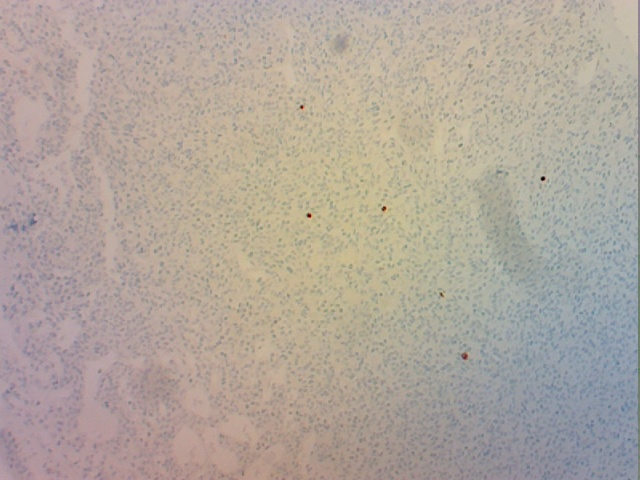
#> input picture topo_low_original.jpg, 640 x 480 px, given in place of the camera
$ python blob_ratio.py
#> lines starting #> are read from the running program, lines starting #| are printed output that depends on the picture; after the words box and inside, x2 and y2 are one past the last pixel; in counts of white or black regions, pixels touching at a corner belong together
#> further down, all_blobs_img is the input picture: shape (480, 640, 3); mean B, G, R 156, 165.8, 176.1
import numpy as np
import cv2
import matplotlib.pyplot as plt


cap = cv2.VideoCapture(0)
nice_number = 1
old_to_new_raio = 0.50 # 0.10 is fast, 0.90 is slow
all_blobs_count_smooth = 0
brown_blobs_count_smooth = 0


def watershed_and_count(frame):
    # Accepts a BGR frame, returns the frame with markers
    # Also returns object count
    img = frame
    gray = cv2.cvtColor(img,cv2.COLOR_BGR2GRAY)
    ret, thresh = cv2.threshold(gray,0,255,cv2.THRESH_BINARY_INV+cv2.THRESH_OTSU)
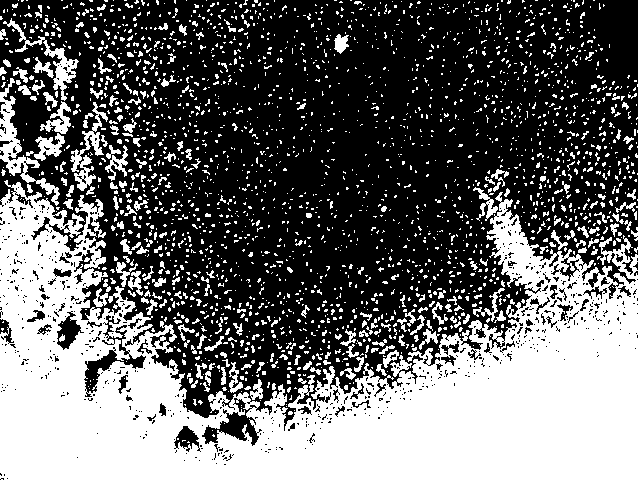
#> thresh: shape (480, 640); 40.4% white; 2424 white regions (2170 under 20 px), largest, box (x1, y1, x2, y2) and area: (0, 0, 640, 480) 95871, (0, 78, 60, 206) 1511, (3, 18, 79, 101) 930
#> ret = 165

    # noise removal
    kernel = np.ones((3,3),np.uint8)
    opening = cv2.morphologyEx(thresh,cv2.MORPH_OPEN,kernel, iterations = 2)
#> opening: shape (480, 640); 27.4% white; 102 white regions (1 under 20 px), largest, box (x1, y1, x2, y2) and area: (0, 203, 640, 480) 76772, (493, 212, 541, 285) 1459, (565, 278, 591, 303) 354

    # sure background area
    sure_bg = cv2.dilate(opening,kernel,iterations=3)
#> sure_bg: shape (480, 640); 34% white; 21 white regions, largest, box (x1, y1, x2, y2) and area: (0, 89, 640, 480) 99303, (32, 46, 71, 88) 930, (50, 101, 72, 135) 595

    # Finding sure foreground area
    dist_transform = cv2.distanceTransform(opening,cv2.DIST_L2,5)
    ret, sure_fg = cv2.threshold(dist_transform,0.1*dist_transform.max(),255,0)
#> sure_fg: shape (480, 640) float32; 12.9% white; 5 white regions (1 under 20 px), largest, box (x1, y1, x2, y2) and area: (0, 338, 640, 480) 39361, (143, 377, 164, 400) 263, (0, 365, 11, 373) 64, (68, 362, 73, 380) 32
#> ret = 13.13


    # Finding unknown region
    sure_fg = np.uint8(sure_fg)
    unknown = cv2.subtract(sure_bg,sure_fg)
#> unknown: shape (480, 640); 21.1% white; 23 white regions, largest, box (x1, y1, x2, y2) and area: (0, 89, 640, 478) 58732, (32, 46, 71, 88) 930, (50, 101, 72, 135) 595

    # Marker labelling
    ret, markers = cv2.connectedComponents(sure_fg)
#> markers: shape (480, 640) int32; 6 distinct labels, from 0 to 5
#> ret = 6

    # Add one to all labels so that sure background is not 0, but 1
    markers = markers+1
#> markers: shape (480, 640) int32; 6 distinct labels, from 1 to 6

    # Now, mark the region of unknown with zero
    markers[unknown==255] = 0
#> markers: shape (480, 640) int32; 7 distinct labels, from 0 to 6

    markers = cv2.watershed(img,markers)
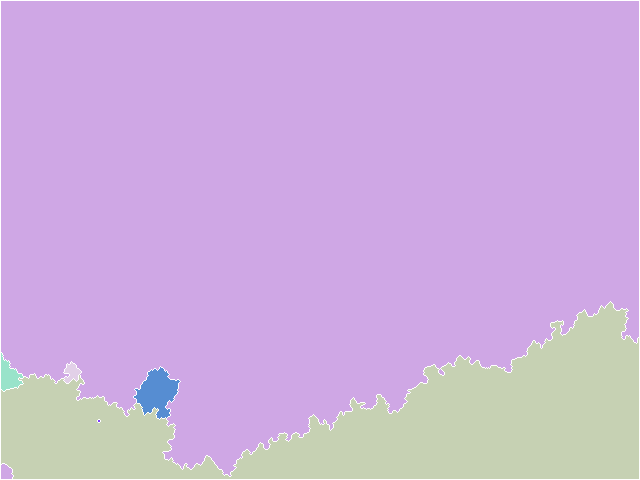
#> markers: shape (480, 640) int32; 7 distinct labels, from -1 to 6; one colour per label, 0 black, -1 white
    img[markers == -1] = [255,0,0]
#> img: shape (480, 640, 3); 1.19% of pixels changed, all inside (x1, y1, x2, y2) = (0, 0, 640, 480)

    #**UPDATE** CODE BROKEN HERE

    #thresholding a color image, here keeping only the blue in the image
    th=cv2.inRange(img,(255,0,0),(255,0,0)).astype(np.uint8)
#> th: shape (480, 640); 1.2% white in thin lines or dots


    #inverting the image so components become 255 seperated by 0 borders.
    th=cv2.bitwise_not(th)
#> th: shape (480, 640); 98.8% white; black in thin lines or dots

    #calling connectedComponentswithStats to get the size of each component
    nb_comp,output,sizes,centroids=cv2.connectedComponentsWithStats(th,connectivity=4)
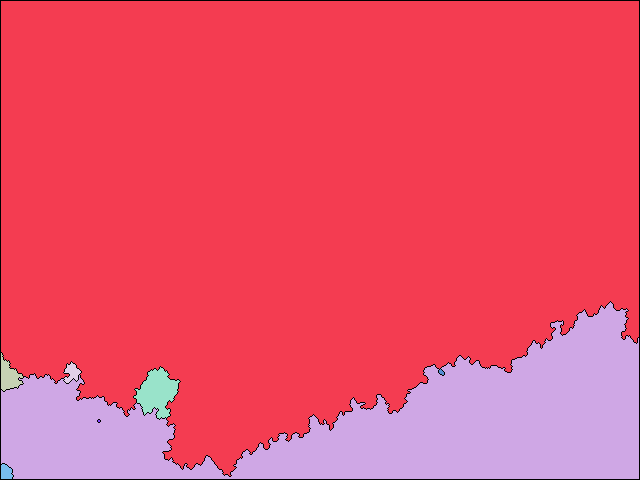
#> output: shape (480, 640) int32; 9 distinct labels, from 0 to 8; one colour per label, 0 black
#> nb_comp = 9; sizes = [[0, 0, 640, 480, 3643], [1, 1, 638, 475, 247122], [1, 302, 638, 177, 54291], [1, 353, 22, 38, 443], [64, 362, 17, 21, 197], [134, 367, 46, 52, 1336], [439, 369, 5, 6, 19], [98, 420, 2, 2, 4], [1, 464, 12, 15, 145]]; centroids = [[307.7, 298.3], [308.4, 196.7], [378.9, 424.2], [8.61, 375.8], [71.49, 372.3], [156.7, 392.3], [440.9, 371.7], [98.5, 420.5], [5.67, 471.9]]

    #taking away the background
    nb_comp-=1; sizes=sizes[0:,-1]; centroids=centroids[1:,:]
#> after `nb_comp -= 1`: nb_comp = 8
#> after `sizes = sizes[0:, -1]`: sizes = [3643, 247122, 54291, 443, 197, 1336, 19, 4, 145]
#> after `centroids = centroids[1:, :]`: centroids = [[308.4, 196.7], [378.9, 424.2], [8.61, 375.8], [71.49, 372.3], [156.7, 392.3], [440.9, 371.7], [98.5, 420.5], [5.67, 471.9]]

    annotated_image = img
    object_count = nb_comp
#> object_count = 8

    return annotated_image, object_count

def smooth_my_number(old_number, new_number):
    smoothed = old_to_new_raio * old_number + (1-old_to_new_raio) * new_number

    return smoothed

while(True):
    # Capture frame-by-frame (doing this for each colour now (may streamline later))
    # ret, img = cap.read()

    # All blobs
    ret, all_blobs_img = cap.read()
    all_blobs_img, all_blobs_count = watershed_and_count(all_blobs_img)
#> all_blobs_count = 8
    all_blobs_img_RGB = cv2.cvtColor(all_blobs_img, cv2.COLOR_BGR2RGB)
    all_blobs_count_smooth = smooth_my_number(all_blobs_count_smooth,all_blobs_count)
#> in smooth_my_number, `smoothed = old_to_new_raio * old_number + (1-old_to_new_raio) * new_nu..`: smoothed = 4
#> all_blobs_count_smooth = 4
    all_blobs_string = "Total blob count is: " + str(int(all_blobs_count_smooth))
#> all_blobs_string = 'Total blob count is: 4'
    cv2.putText(all_blobs_img, all_blobs_string, (20,20), cv2.FONT_HERSHEY_PLAIN, 1.0, (0,255,0), thickness=1)
#> all_blobs_img: shape (480, 640, 3); mean B, G, R 157.1, 164.1, 174

    # Brown blobs
    ret, brown_blobs_img = cap.read()
    brown_blobs_hsv = cv2.cvtColor(brown_blobs_img, cv2.COLOR_BGR2HSV)
#> brown_blobs_hsv: shape (480, 640, 3); mean H, S, V 48.4, 35.9, 178.6
    lower_brown = np.array([0,70,0])
    upper_brown = np.array([50,255,255])
    brown_mask = cv2.inRange(brown_blobs_hsv, lower_brown, upper_brown)
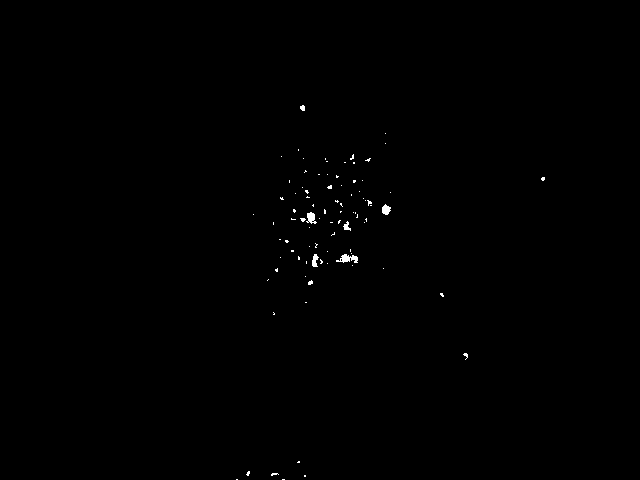
#> brown_mask: shape (480, 640); 0.25% white; 88 white regions (82 under 20 px), largest, box (x1, y1, x2, y2) and area: (336, 254, 358, 263) 111, (306, 212, 317, 224) 80, (382, 204, 391, 215) 69, (312, 254, 319, 267) 59, (343, 221, 351, 231) 40, (300, 105, 305, 111) 24

    # Remove everything that is not in the mask
    brown_blobs_img = cv2.bitwise_and(brown_blobs_img, brown_blobs_img, mask=brown_mask)
    brown_blobs_img_to_process = cv2.cvtColor(brown_blobs_img,cv2.COLOR_HSV2BGR)
    brown_blobs_img_processed, brown_blobs_count = watershed_and_count(brown_blobs_img_to_process)
#> in watershed_and_count (call 2), `ret, thresh = cv2.threshold(gray,0,255,cv2.THRESH_BINARY_INV+cv2.THRES..`: ret = 50
#> in watershed_and_count (call 2), `ret, sure_fg = cv2.threshold(dist_transform,0.1*dist_transform.max(),2..`:
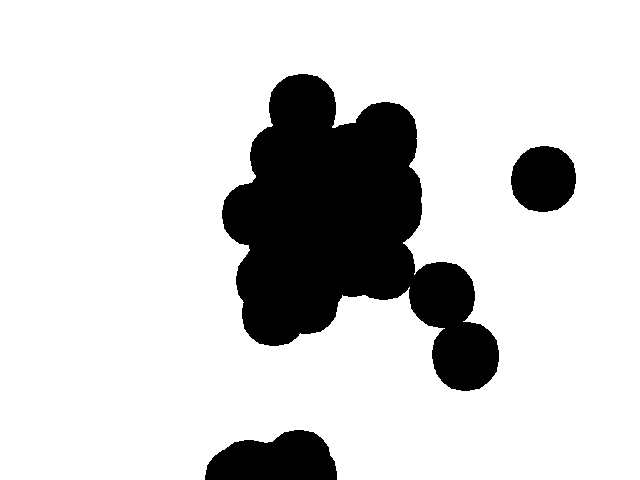
#> sure_fg: shape (480, 640) float32; 82.6% white; 3 black regions, box (x1, y1, x2, y2) and area: (222, 74, 499, 391) 44965, (205, 430, 337, 480) 4985, (511, 146, 576, 212) 3431
#> in watershed_and_count (call 2), `ret, sure_fg = cv2.threshold(dist_transform,0.1*dist_transform.max(),2..`: ret = 31.8
#> in watershed_and_count (call 2), `ret, markers = cv2.connectedComponents(sure_fg)`: ret = 2
#> in watershed_and_count (call 2), `markers = cv2.watershed(img,markers)`:
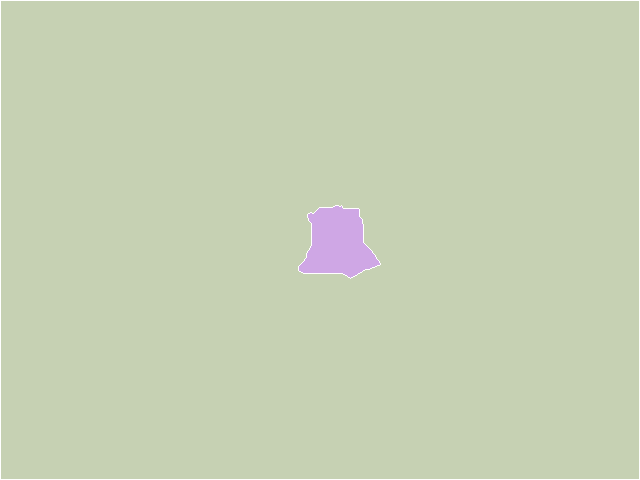
#> markers: shape (480, 640) int32; 3 distinct labels, from -1 to 2; one colour per label, 0 black, -1 white
#> in watershed_and_count (call 2), `nb_comp,output,sizes,centroids=cv2.connectedComponentsWithStats(th,con..`:
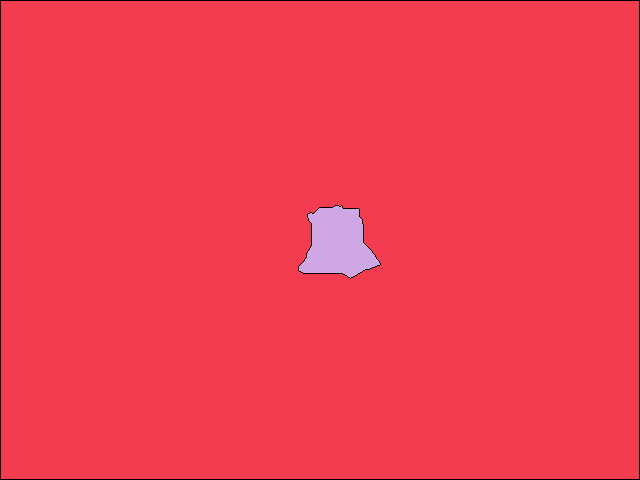
#> output: shape (480, 640) int32; 3 distinct labels, from 0 to 2; one colour per label, 0 black
#> in watershed_and_count (call 2), `nb_comp,output,sizes,centroids=cv2.connectedComponentsWithStats(th,con..`: nb_comp = 3; sizes = [[0, 0, 640, 480, 2482], [1, 1, 638, 478, 300950], [299, 206, 81, 72, 3768]]; centroids = [[321.2, 239.9], [319.3, 239.5], [337.3, 243.2]]
#> in watershed_and_count (call 2), `nb_comp -= 1`: nb_comp = 2
#> in watershed_and_count (call 2), `sizes = sizes[0:, -1]`: sizes = [2482, 300950, 3768]
#> in watershed_and_count (call 2), `centroids = centroids[1:, :]`: centroids = [[319.3, 239.5], [337.3, 243.2]]
#> in watershed_and_count (call 2), `object_count = nb_comp`: object_count = 2
#> brown_blobs_count = 2

    brown_blobs_count_smooth = smooth_my_number(brown_blobs_count_smooth,brown_blobs_count)
#> brown_blobs_count_smooth = 1
    brown_blobs_string = "Brown blob count is: " + str(int(brown_blobs_count_smooth))
#> brown_blobs_string = 'Brown blob count is: 1'
    cv2.putText(brown_blobs_img, brown_blobs_string, (20,20), cv2.FONT_HERSHEY_PLAIN, 1.0, (0,255,0), thickness=1)

    ###########################################DISPLAY######################################################
    # Display the resulting frame
    cv2.imshow('all blobs',all_blobs_img_RGB)
    cv2.imshow('brown blobs',brown_blobs_img_processed)
    cv2.imshow('brown_mask',brown_mask)

    key = cv2.waitKey(1) & 0xFF
#> (key q is pressed here)
    if key == ord('q'):
        break
    # if spacebar
    if key == ord(chr(32)):
        original = frame
        break
    if key == ord('s'):
        bins = list(range(np.amax(sizes)))
        #plot distribution of your cell sizes.

        numbers = sorted(sizes)
        plt.hist(sizes,numbers)
        plt.show()
        print(f'The \n\nnm_comp is {nb_comp}, \n\noutput {output},\n\nsizes{sizes},\n\ncentroids{centroids}')


# When everything done, release the capture
cap.release()
cv2.destroyAllWindows()

$ run again, on birdoma.JPG
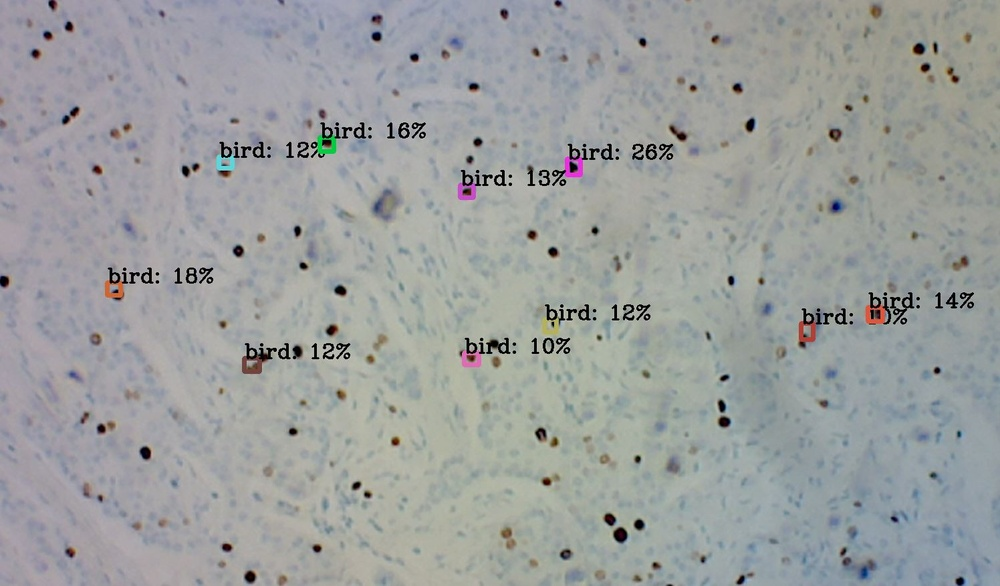
#> input picture birdoma.JPG, 1000 x 586 px, shrunk from 1496 x 876 before the run, given in place of the camera
#> all_blobs_img is the input picture: shape (586, 1000, 3); mean B, G, R 158.4, 158.8, 156
#> thresh: shape (586, 1000); 2.3% white; 248 white regions (63 under 20 px), largest, box (x1, y1, x2, y2) and area: (242, 343, 277, 374) 487, (799, 308, 822, 348) 398, (890, 292, 914, 325) 258
#> in watershed_and_count, `ret, thresh = cv2.threshold(gray,0,255,cv2.THRESH_BINARY_INV+cv2.THRES..`: ret = 101
#> opening: shape (586, 1000); 0.87% white; 81 white regions, largest, box (x1, y1, x2, y2) and area: (242, 353, 271, 374) 295, (614, 528, 627, 543) 164, (860, 562, 874, 578) 140
#> sure_bg: shape (586, 1000); 2.7% white; 76 white regions, largest, box (x1, y1, x2, y2) and area: (239, 350, 274, 377) 651, (602, 511, 630, 546) 613, (715, 398, 733, 430) 473
#> in watershed_and_count, `ret, sure_fg = cv2.threshold(dist_transform,0.1*dist_transform.max(),2..`: ret = 0.7
#> unknown: shape (586, 1000); 1.8% white; 77 white regions (1 under 20 px), largest, box (x1, y1, x2, y2) and area: (239, 350, 274, 377) 356, (602, 511, 630, 546) 353, (715, 398, 733, 430) 306
#> in watershed_and_count, `ret, markers = cv2.connectedComponents(sure_fg)`: ret = 82
#> img: shape (586, 1000, 3); 0.95% of pixels changed, all inside (x1, y1, x2, y2) = (0, 0, 1000, 586)
#> in watershed_and_count, `nb_comp,output,sizes,centroids=cv2.connectedComponentsWithStats(th,con..`:
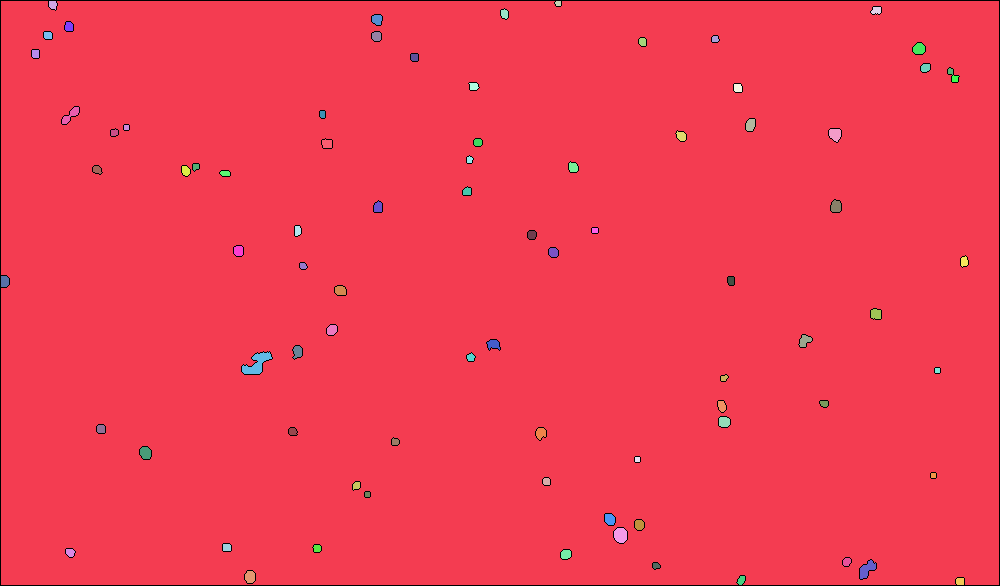
#> output: shape (586, 1000) int32; 83 distinct labels, from 0 to 82; one colour per label, 0 black
#> in watershed_and_count, `nb_comp,output,sizes,centroids=cv2.connectedComponentsWithStats(th,con..`: nb_comp = 83; sizes = 83 rows, first 6: [0, 0, 1000, 586, 5588], [1, 1, 998, 584, 574940], [49, 1, 8, 9, 57], [555, 1, 6, 5, 27], [871, 7, 10, 7, 59], [501, 9, 7, 10, 56]; centroids = 83 pairs, first value 4.27 to 963.8, second value 2.96 to 581
#> in watershed_and_count, `nb_comp -= 1`: nb_comp = 82
#> in watershed_and_count, `sizes = sizes[0:, -1]`: sizes = 83 values, max 574940 at index 1, min 25 at index 23, mean 7060.2
#> in watershed_and_count, `centroids = centroids[1:, :]`: centroids = 82 pairs, first value 4.27 to 963.8, second value 2.96 to 581
#> object_count = 82
#> smoothed = 41
#> all_blobs_string = 'Total blob count is: 41'
#> all_blobs_img: shape (586, 1000, 3); mean B, G, R 159.5, 157.6, 154.6
#> brown_blobs_hsv: shape (586, 1000, 3); mean H, S, V 80, 19.2, 163.1
#> brown_mask: shape (586, 1000); 0.86% white; 322 white regions (250 under 20 px), largest, box (x1, y1, x2, y2) and area: (865, 300, 887, 325) 355, (104, 277, 126, 299) 303, (798, 320, 816, 346) 278
#> thresh: shape (586, 1000); 99.4% white; 122 black regions (79 under 20 px), largest, box (x1, y1, x2, y2) and area: (865, 304, 886, 325) 295, (104, 280, 124, 299) 261, (798, 321, 816, 345) 245
#> in watershed_and_count (call 2), `ret, thresh = cv2.threshold(gray,0,255,cv2.THRESH_BINARY_INV+cv2.THRES..`: ret = 52
#> opening: shape (586, 1000); 99.4% white; 101 black regions (55 under 20 px), largest, box (x1, y1, x2, y2) and area: (865, 304, 886, 325) 369, (104, 280, 124, 299) 287, (798, 321, 816, 345) 274
#> sure_bg: shape (586, 1000); 100% white; 7 black regions (6 under 20 px), largest, box (x1, y1, x2, y2) and area: (868, 308, 882, 322) 153
#> in watershed_and_count (call 2), `ret, sure_fg = cv2.threshold(dist_transform,0.1*dist_transform.max(),2..`: ret = 18.02
#> unknown: shape (586, 1000); 20.1% white; 59 white regions, largest, box (x1, y1, x2, y2) and area: (202, 275, 364, 411) 8757, (894, 16, 988, 101) 5604, (811, 78, 907, 160) 4761
#> in watershed_and_count (call 2), `ret, markers = cv2.connectedComponents(sure_fg)`: ret = 2
#> img: shape (586, 1000, 3); mean B, G, R 2.1, 0.6, 0.5
#> in watershed_and_count (call 2), `th=cv2.inRange(img,(255,0,0),(255,0,0)).astype(np.uint8)`:
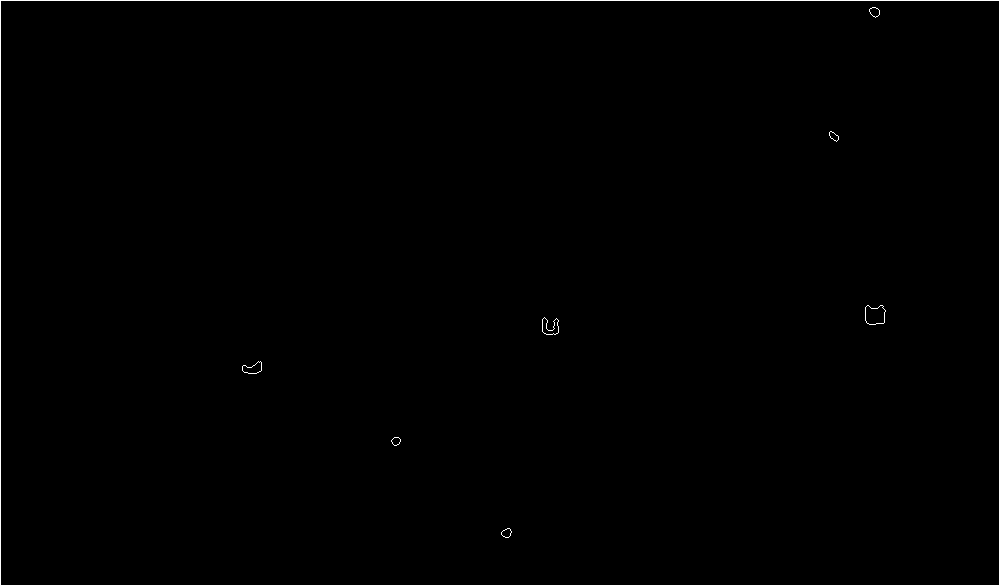
#> th: shape (586, 1000); 0.59% white in thin lines or dots
#> output: shape (586, 1000) int32; 9 distinct labels, from 0 to 8
#> in watershed_and_count (call 2), `nb_comp,output,sizes,centroids=cv2.connectedComponentsWithStats(th,con..`: nb_comp = 9; sizes = [[0, 0, 1000, 586, 3459], [1, 1, 998, 584, 581829], [870, 8, 9, 9, 59], [830, 132, 8, 9, 41], [866, 306, 19, 18, 281], [543, 318, 15, 16, 117], [243, 362, 18, 11, 119], [392, 438, 8, 7, 43], [502, 529, 9, 8, 52]]; centroids = [[509, 294.2], [499.2, 292.5], [874.3, 11.56], [833.4, 135.9], [874.5, 315], [549.7, 327.1], [252.7, 368.3], [395.6, 440.8], [506.2, 532.7]]
#> in watershed_and_count (call 2), `nb_comp -= 1`: nb_comp = 8
#> in watershed_and_count (call 2), `sizes = sizes[0:, -1]`: sizes = [3459, 581829, 59, 41, 281, 117, 119, 43, 52]
#> in watershed_and_count (call 2), `centroids = centroids[1:, :]`: centroids = [[499.2, 292.5], [874.3, 11.56], [833.4, 135.9], [874.5, 315], [549.7, 327.1], [252.7, 368.3], [395.6, 440.8], [506.2, 532.7]]
#> object_count = 8
#> brown_blobs_count_smooth = 4
#> brown_blobs_string = 'Brown blob count is: 4'
